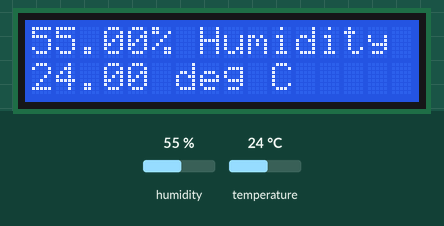
Bench run of a sketch on a simulated Arduino Uno, built with avr-gcc and run on an emulated ATmega328P. On the bench: 16×2 character LCD. The test bench sets the inputs (shaded band); at power-on: humidity 55 %, temperature 24 °C.

Above: at 1.2 s.
1.3 s: humidity set to 22 %
At 2.8 s:
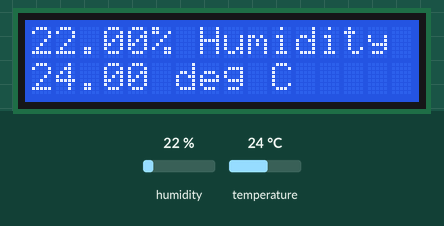
3.6 s: temperature set to 12 °C
At 5.2 s:
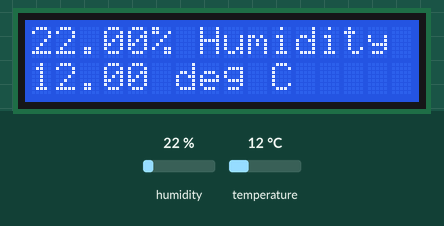
5.7 s: humidity set to 40 %
At 7.4 s:
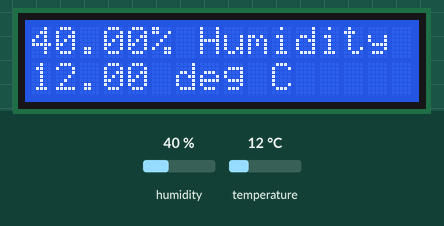
7.7 s: temperature set to 19 °C
At 8.7 s:
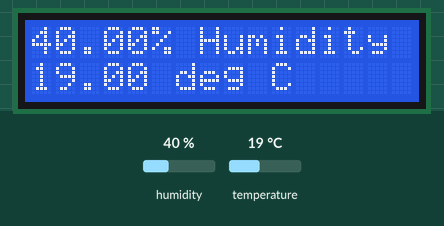
Timing chart, 0 to 10.7 s (numbered marks = the images above; inputs shaded):
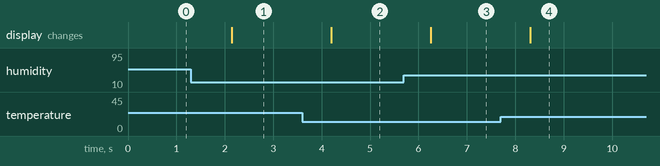

The sketch:

_8.1-humidity-sensor.ino
```cpp
#include <dht.h>

#include <LiquidCrystal.h>
LiquidCrystal lcd(13, 12, 11, 10, 9, 8);

dht DHT;
void setup() {
  pinMode(A0, INPUT); // No digital pins are available so use Analog
  lcd.begin(16,2);
}

void loop() {
  DHT.read11(A0);
  lcd.setCursor(0,0);
  lcd.print(DHT.humidity);
  lcd.setCursor(5,0);
  lcd.print("% Humidity");
  lcd.setCursor(0,1);
  lcd.print(DHT.temperature);
  lcd.setCursor(6,1);
  lcd.print("deg C");
  delay(1000);
}
```

Measured:
- after the input at 1.3 s, the display: changes after 0.85 s (image 1)
- after the input at 3.6 s, the display: changes after 0.60 s (image 2)
- after the input at 5.7 s, the display: changes after 0.56 s (image 3)
- after the input at 7.7 s, the display: changes after 0.61 s (image 4)
